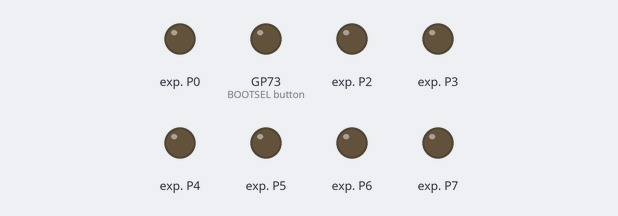
Bench run of a program on a simulated Raspberry Pi Pico running MicroPython. Parts: output pins drawn as LEDs (lit = HIGH). Library files of the repository ran but are not shown: pcf8574.py.

Above: at 0.15 s.
At 4.95 s:
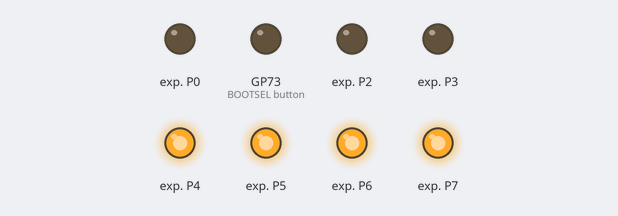
At 10.06 s:
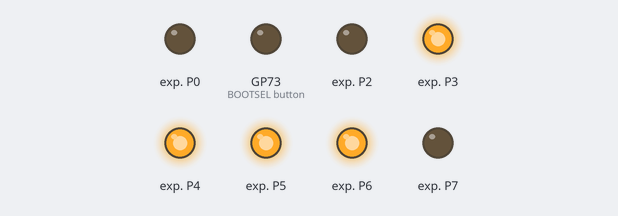
At 19.96 s:
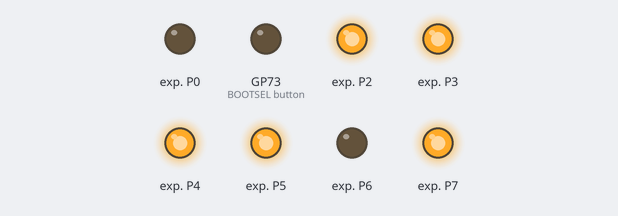
At 29.87 s:
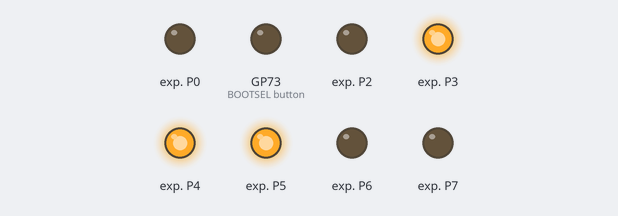
At 39.78 s:
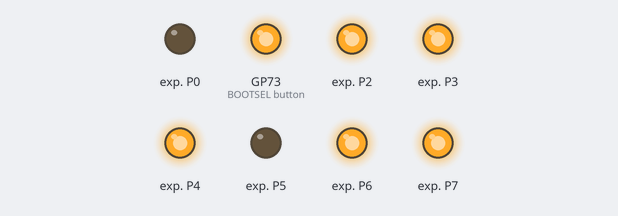
Timing chart, 0 to 40.0 s (numbered marks = the images above):
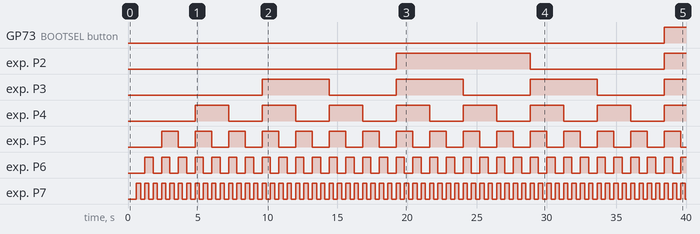

Measured:
- by itself, GP73 (BOOTSEL button): LOW → HIGH at 38.4 s
- by itself, exp. P2: LOW → HIGH at 19.2 s, → LOW 9.6 s later, → HIGH 9.6 s later
- by itself, exp. P3: alternates HIGH for 4.8 s and LOW for 4.8 s
- by itself, exp. P4: alternates HIGH for 2.4 s and LOW for 2.4 s
- by itself, exp. P5: alternates HIGH for 1.2 s and LOW for 1.2 s
- by itself, exp. P6: alternates HIGH for 0.60 s and LOW for 0.60 s
- by itself, exp. P7: alternates HIGH for 0.30 s and LOW for 0.30 s

The program:

main.py
```python
import pcf8574
from machine import I2C, Pin
from utime import sleep

# Definicja pinów I2C
SDA_PIN = 0
SCL_PIN = 1

i2c = I2C(0, scl=Pin(SCL_PIN), sda=Pin(SDA_PIN))
pcf = pcf8574.PCF8574(i2c, 0x20)

# lepiej wyglada gdy na plytce stykowej led z P0 jest z lewej
def reverse_byte(b):
    result = 0
    for i in range(8):
        if b & (1 << i):
            result |= 1 << (7 - i)
    return result

while True:
    for value in range(256):  # 0x00 do 0xFF
        # Odwróć bity i zastosuj maskę 0xFF, aby wynik był 8-bitowy - dioda swieci na 0
        inverted_value = ~value & 0xFF
        pcf.port = reverse_byte(inverted_value)
        sleep(0.3)
```
